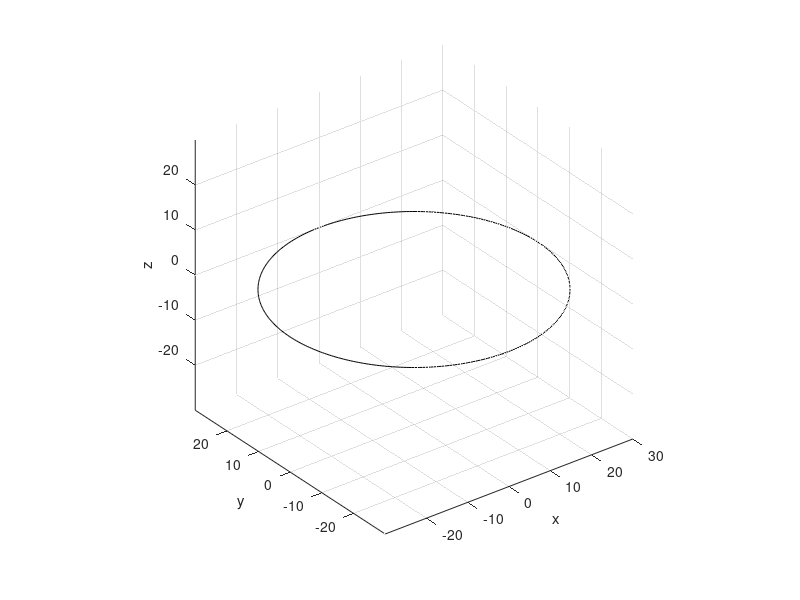

Write MATLAB code to recreate this figure. (Note: this script raises an error after producing the figure.)
%  Author:
%   Rui Li (raysworld@outlook.com)
%
%  LOG:
%   2014-04-11: Create the file.
%   2014-05-20: Fix some small bugs, which solves some display issues in
%               32-bit OS.
%   2014-07-16: Add some comments
%   2014-07-17: Add output: 'O_pe_H', which corresponds to the center point 
%               of the lower surface of the peg when the peg and hole are
%               touched each other.
%               Fixed a bug on edge_point determination.
%   2014-07-18: Distinguish radius of peg and radius of hole
%   2014-08-22: Improvements on edge-only detect
%

%% 
clear all
close all
clc
%% ����
% ��ײ���
R = 30;      % ��װ뾶
R_peg = 30.0;
R_hole = 30.2;
d_ecc = 1;  % ƫ�ľ�(��X_pe�᷽��)
h_ecc = 3;  % ƫ�ľ�(��Z_pe����)

% peg-e��hole����ϵ�Ĺ�ϵ����[Xpe Ype Zpe theta_xe theta_ye theta_ze]
theta_x_pe_H = pi/3;       % ���ƿ�(H)����ϵx��ת���ĽǶ�
theta_y_pe_H = 0;         % ���ƿ�(H)����ϵy��ת���ĽǶ�
theta_z_pe_H = 0;                % ���ƿ�(H)����ϵz��ת���ĽǶ�(���趨����Ϊ����Ҫ�ڸ��᷽����ת)
O_x_pe_H = -0.4667;                         % ��ĵ������ĵ��ڿ�����ϵx�᷽��ƫ��׵����ĵ�ľ���
O_y_pe_H = 0.125;                         % ��ĵ������ĵ��ڿ�����ϵy�᷽��ƫ��׵����ĵ�ľ���
O_z_pe_H = 3;                         % ��ĵ������ĵ��ڿ�����ϵz�᷽��ƫ��׵����ĵ�ľ���

% ����ȫ�������棬�������ݲ����޸�!!!!!!!!!!!!!!!!!!!!!!!!!!!!!!!!!!!!!!!!!!!!!!!
%--------------------------------------------------------------------------
%% ��־λ
flag = [];
flag.outrange = 0;          % ��͵��Ƿ���hole��Χ�ڣ�����Ϊ0��������Ϊ1
flag.inter = 0;             % ͶӰ���Բ���������ֵΪn����n������
flag.contact = 0;           % ����׵ĽӴ��������ֵΪn����n���Ӵ��㣬-1Ϊ����Ӵ�
% �����͵��z����ֵ
d_lowest = NaN;

%% ��׼Բ�����ڸ��ֱ任�ͻ�ͼ
t = linspace(0, 2*pi, 360);
% rr = R;
% xx = rr * cos(t);
% yy = rr * sin(t);
% zz = zeros(1,length(t));
% ww = ones(1,length(t));

rr_p = R_peg;
xx_p = rr_p * cos(t);
yy_p = rr_p * sin(t);
zz_p = zeros(1,length(t));
ww_p = ones(1,length(t));

rr_h = R_hole;
xx_h = rr_p * cos(t);
yy_h = rr_p * sin(t);
zz_h = zeros(1,length(t));
ww_h = ones(1,length(t));


%%
% hole����ϵ(������ϵ)------------------------------------------------------
frame_H = eye(4);
% ����hole
plot3(xx_h, yy_h, zz_h, 'k');
hold on
% �������ע
xlabel('x'); ylabel('y'); zlabel('z');

grid on
axis equal
axis auto

% peg-e����ϵ(ƫ�����²��̶�)-----------------------------------------------

axis_o_pe = [1 0 0]';
axis_n_pe = [0 1 0]';
axis_a_pe = [0 0 1]';
O_pe = [0 0 0]';
frame_pe = [axis_o_pe axis_n_pe axis_a_pe O_pe;0 0 0 1];
% peg-e����ϵ��hole����ϵ�µı�ʾ(�任)
T_pe_H = trans([O_x_pe_H O_y_pe_H O_z_pe_H])*rot([0 1 0], theta_y_pe_H)*rot([1 0 0], theta_x_pe_H);
frame_pe_H = T_pe_H * frame_pe;
% peg-e����ϵ�������ᡢԭ����hole����ϵ�µı�ʾ(�任���)
axis_o_pe_H = frame_pe_H(1:3,1);      % peg-e����ϵ��x��
axis_n_pe_H = frame_pe_H(1:3,2);      % peg-e����ϵ��y��
axis_a_pe_H = frame_pe_H(1:3,3);      % peg-e����ϵ��z��
O_pe_H = frame_pe_H(1:3,4);                 % peg-e����ϵ��ԭ��

%% ����peg-e����Բ
% peg-e�����Բ
points = T_pe_H * [xx_p;yy_p;zz_p;ww_p];
plot3(points(1,:),points(2,:),points(3,:),'b');
hold on
% peg-e�����Բ��ԭ��
plot3(O_pe_H(1),O_pe_H(2),O_pe_H(3),'r.');
% peg-e�����Բ��XOY(hole)ƽ���ϵ�ͶӰ
plot3(points(1,:),points(2,:),zz_p,'b');

%% ����͵�

% legacy code-----------------------------------------------------------------
% % ����ĵ���Բ��Z_h�����ϵ���͵�
% [~, j]=find(points == min(min(points(3,:))));

% 20140716-----------------------------------------------------------------
axis_a_pe_H_proj = [axis_a_pe_H(1:2); 0]; % z����XoYƽ���ͶӰ
costt = (axis_a_pe_H_proj' * axis_a_pe_H)/(norm(axis_a_pe_H_proj)*norm(axis_a_pe_H)); %z����XoYƽ��ļн�

vector_R = [0 0 0]'; % �����ĵ㵽��͵������
vector_R(3) =  -R_hole * costt; % z���������������
a_R = axis_a_pe_H_proj / norm(axis_a_pe_H_proj) * R_hole * sqrt(1-costt^2);
vector_R(1:2) = a_R(1:2); % x y������ͶӰ�������

lowest_point = O_pe_H + vector_R;

% ����ĵ���Բ��Z_h�����ϵ���͵�
plot3([lowest_point(1) lowest_point(1)],...
      [lowest_point(2) lowest_point(2)],...
      [lowest_point(3) 0], 'r');
hold on
plot3([lowest_point(1) lowest_point(1)],...
      [lowest_point(2) lowest_point(2)],...
      [lowest_point(3) 0], 'ro');
%% �ų���͵�ͶӰ����hole�ڵ����
if norm(lowest_point(1:2)) > R_hole
    disp('lowest point OUT of range!');
	d_lowest = NaN;
	flag.outrange = 1;
end

%%
% �����Բ��ͶӰԲ�Ľ���
% syms x y
% Px = sin(theta_x_pe_H)*tan(theta_x_pe_H) + cos(theta_x_pe_H);
% Py = sin(theta_y_pe_H)*tan(theta_y_pe_H) + cos(theta_y_pe_H);
% Q = tan(theta_x_pe_H)*tan(theta_y_pe_H);

% f1 = x^2 + y^2 - R^2;
% f2 = (x - O_x_pe_H)^2*Py^2 - 2*(x - O_x_pe_H)*(y - O_y_pe_H)*Q + (y - O_y_pe_H)^2*(Q^2+Px^2) - R^2;
% 
% S = solve(f1,f2,'Real',true);
% 
% A = (S.x == real(S.x));
% x = eval(S.x(A));
% B = (S.y == real(S.y));
% y = eval(S.y(B));

% 20140509-----------------------------------------------------------------
% f1 = x^2 + y^2 - R^2;
A1 = 1; B1 = 1; C1 = 0; D1 = 0; E1 = 0; F1 = -R_hole^2;
% f2 = (x - O_x_pe_H)^2*Py^2 - 2*(x - O_x_pe_H)*(y - O_y_pe_H)*Q + (y - O_y_pe_H)^2*(Q^2+Px^2) - R^2;
%A2 = Py^2;
%B2 = Px^2 + Q^2;
%C2 = - Q;
%D2 = Q*O_y_pe_H - Py^2*O_x_pe_H;
%E2 = Q*O_x_pe_H - (Q^2 + Px^2)*O_y_pe_H;
%F2 = Py^2*O_x_pe_H^2 + Px^2*O_y_pe_H^2 + Q^2*O_y_pe_H^2 - 2*Q*O_x_pe_H*O_y_pe_H - R^2;

% ֱ��ʹ�÷�������������Ϊ����Բ��ȡ�㣬Ȼ����ϵ���ķ���
sel_points = [1 73 145 217 289];
coe_xx = points(1,sel_points)';
coe_yy = points(2,sel_points)';

coe_C = [coe_xx.^2, coe_yy.^2, 2*coe_xx.*coe_yy, 2*coe_xx, 2*coe_yy];
sol_C = coe_C\ones(size(coe_xx)); % ͨ����Բ�ϵ��������A��B��C��D��E���ϵ����F=1

A2 = sol_C(1);
B2 = sol_C(2);
C2 = sol_C(3);
D2 = sol_C(4);
E2 = sol_C(5);
F2 = -1;
f1 = [A1 C1 D1; C1 B1 E1; D1 E1 F1];
f2 = [A2 C2 D2; C2 B2 E2; D2 E2 F2];
S = intersectConics(f1, f2);
% plot(S(1,:) ./ S(3,:) , S(2,:) ./ S(3,:), 'ro');
[m_s, ~] = size(S);
if m_s == 3
    x = S(1,:) ./ S(3,:);
    y = S(2,:) ./ S(3,:);
else
    x=[];
    y=[];
end

%% �жϽ������
% ͶӰԲ��hole�Ľ�����0����1����2����3����4��5���������Ӧ��
% �Ӵ��������¼��������
% 	1. �޽Ӵ���                        (0������)
% 	2. ��һ���Ӵ���                    
% 	2.1  ��ĵ���Բ�������             (1������/3������)
% 	2.2  ��ĵ���Բ��ײ�����           (2������)
%   2.3  ��Ĳ��������һ���Ӵ���       (2������)
% 	3. �������Ӵ���                    (2������/4������)
% 	4. �������Ӵ���                    (2������/4������)

solution_count = length(x);
% �Ƚ��ĸ�������������Ϊ��������
if solution_count == 4 % �Ƚ��ĸ���ĸ߶ȣ����¸߶ȵ͵�����
    disp('four intersection points!');
	flag.inter = 4;
    z = ((y - O_y_pe_H)*sin(theta_x_pe_H) - (x - O_x_pe_H)*cos(theta_x_pe_H)*sin(theta_y_pe_H))/(cos(theta_x_pe_H)*cos(theta_y_pe_H))+O_z_pe_H;
    
    [~, idx] = sort(z);
    z = z(idx(1:2));
    x = x(idx(1:2));
    y = y(idx(1:2));
end
if solution_count == 2 % �Ƚ��������Ƿ���ͬһ����(2014-07-18)
    z = ((y - O_y_pe_H)*sin(theta_x_pe_H) - (x - O_x_pe_H)*cos(theta_x_pe_H)*sin(theta_y_pe_H))/(cos(theta_x_pe_H)*cos(theta_y_pe_H))+O_z_pe_H;
    if norm([x(1)-x(2) y(1)-y(2) z(1)-z(2)]) < 10^-6
        x = x(1);
        y = y(1);
        z = z(1);
    end
end

solution_count = length(x);
% 0������
if solution_count == 0
    disp('NO intersection points!');
    flag.inter = 0;
elseif solution_count == 1
    disp('ONE intersection point!');
	flag.inter = 1;
    z = ((y - O_y_pe_H)*sin(theta_x_pe_H) - (x - O_x_pe_H)*cos(theta_x_pe_H)*sin(theta_y_pe_H))/(cos(theta_x_pe_H)*cos(theta_y_pe_H))+O_z_pe_H;
    
    h_down = z;
    d_lowest = lowest_point(3) - h_down;
    
% 20140718-----------------------------------------------------------------
    disp('ONE contact point!');
    flag.contact = 1;
% 20140718-END-------------------------------------------------------------
elseif solution_count == 3
    disp('THREE intersection points!');
	flag.inter = 3;
    z = ((y - O_y_pe_H)*sin(theta_x_pe_H) - (x - O_x_pe_H)*cos(theta_x_pe_H)*sin(theta_y_pe_H))/(cos(theta_x_pe_H)*cos(theta_y_pe_H))+O_z_pe_H;
    
    [~, idx] = sort(z);
    z = z(idx(1));
    x = x(idx(1));
    y = y(idx(1));
    
    h_down = z;
    d_lowest = lowest_point(3) - h_down;
elseif solution_count == 2
    if flag.inter ~= 4
        disp('TWO intersection points!');
        flag.inter = 2;
    end
    
    % ���㽻��λ�õ�holeƽ��ľ���
    z = ((y - O_y_pe_H)*sin(theta_x_pe_H) - (x - O_x_pe_H)*cos(theta_x_pe_H)*sin(theta_y_pe_H))/(cos(theta_x_pe_H)*cos(theta_y_pe_H))+O_z_pe_H;
    plot3([x(1) x(1)],[y(1) y(1)],[0 z(1)], 'g-');
    plot3([x(2) x(2)],[y(2) y(2)],[0 z(2)], 'g-');
    
    % ���潻�����굽�µı�����
    inter_x = x;
    inter_y = y;
    inter_z = z;
    
    if norm(z(1)-z(2)) < 10^-4 % ���Ӵ�������Ӵ���
        h_down = z(1);
        % �����ж��Ƿ���ڵ������Ӵ���
        % ����һ����ֱ��XoYƽ���ƽ��,��ƽ���Ope�����͵�
        % ƽ�淽��ΪAx+By=1
        if abs(O_pe_H(1)-lowest_point(1))<0.02
            coe_planar = [1,0,O_pe_H(1)];
        elseif abs(O_pe_H(2)-lowest_point(2))<0.02
            coe_planar = [0,1,O_pe_H(2)];
        else
            coe_planar = [O_pe_H(1) O_pe_H(2);lowest_point(1) lowest_point(2)]\[1;1];
            coe_planar(3) = 1;
        end
        
        cy = cos(theta_y_pe_H);
        sy = sin(theta_y_pe_H);
        cx = cos(theta_x_pe_H);
        sx = sin(theta_x_pe_H);
        syms x y
            f11  = (x - O_x_pe_H)*cy-(h_down-O_z_pe_H)*sy;
            f121 = (x - O_x_pe_H)*sx*sy;
            f122 = (y - O_y_pe_H)*cx;
            f123 = (h_down-O_z_pe_H)*sx*cy;
        f1 = f11^2 + (f121 + f122 + f123)^2 - R_peg^2;        
        f2 = coe_planar(1)*x + coe_planar(2)*y - coe_planar(3)*1;
        
        S = solve(f2, f1, 'Real', true);
        
        if isempty(S)
            disp('Equation solve failed!');
            d_lowest = NaN;
            return;
        end
        
        A = (S.x == real(S.x));
        x = eval(S.x(A));
        B = (S.y == real(S.y));
        y = eval(S.y(B));
        
%         plot3(x(1), y(1), h_down, 'go');
%         plot3(x(2), y(2), h_down, 'go');
        
        % �ж��ĸ��������ϵĵ�(Ope����͵㡢���ϵ��������߳�ֱ��)
        v1 = O_pe_H - lowest_point;
        v2 = [x(1);y(1);h_down] - lowest_point;
        if abs(v1.' * v2) < 10^-6
            edge_point = [x(1) y(1) h_down].';
        else
            edge_point = [x(2) y(2) h_down].';
        end
        plot3(edge_point(1), edge_point(2), edge_point(3), 'mo');hold on
        plot3([edge_point(1) lowest_point(1)],...
              [edge_point(2) lowest_point(2)],...
              [edge_point(3) lowest_point(3)], 'm');
        
        % �ж�����һ���ͶӰ��hole��λ�ù�ϵ
        if abs(edge_point(1)^2 + edge_point(2)^2 - R_hole^2) <= 10^-4 % ����hole�ϣ�����Ӵ�
            disp('three-point contact!');
            flag.contact = 3;
            d_lowest = lowest_point(3) - h_down;
        elseif edge_point(1)^2 + edge_point(2)^2 - R_hole^2 < 0 % ����hole�ڣ�����Ӵ�
            disp('two-point contact!');
            flag.contact = 2;
            d_lowest = lowest_point(3) - h_down;
        elseif edge_point(1)^2 + edge_point(2)^2 - R_hole^2 > 0 % ����hole�⣬�����Ӵ�
            disp('edge-only contact!');
            flag.contact = -1;
            
            d1 = norm(lowest_point(1:2) - edge_point(1:2));
            mid_point = [sum(inter_x)/2  sum(inter_y)/2  sum(inter_z)/2].';
            
            d2_cos = ([0;0] - mid_point(1:2))' * (edge_point(1:2) - mid_point(1:2));
%             d2_temp = norm(mid_point(1:2) - edge_point(1:2)) - norm(mid_point(1:2)) - R_hole;
            if d2_cos >= 0 % mid_point��O_hole��edge_point_proj��ͬ��
                d2 = norm(mid_point(1:2) - edge_point(1:2)) - norm(mid_point(1:2)) - R_hole;
            else % mid_point��O_hole��edge_point_proj���м�
                d2 = norm(mid_point(1:2) - edge_point(1:2)) + norm(mid_point(1:2)) - R_hole;
            end
                        
            d3 = abs(h_down - lowest_point(3));
            d4 = d2*d3/d1;
            
            d_lowest = lowest_point(3) - (h_down - d4);
        end
    else % ����߶����ϴ�˵��ֻ��һ���Ӵ��㣬�˴����ж�һ���ǲ��ǲ���Ӵ�(2014-08-22)        
        px = points(1,:);
        py = points(2,:);
        pz = points(3,:);

        ca = axis_o_pe' * axis_a_pe_H / norm(axis_a_pe_H);
        cb = axis_n_pe' * axis_a_pe_H / norm(axis_a_pe_H);
        cc = axis_a_pe' * axis_a_pe_H / norm(axis_a_pe_H);
        cs = ca^2 + cb^2;

        cdelta = (px*ca + py*cb).^2 - cs*(px.^2 + py.^2 - R^2);

        idx = cdelta>=0;
        
        px = px(idx);
        py = py(idx);
        pz = pz(idx);
        cdelta = cdelta(idx);

        t1 = (-(px*ca+py*cb) + sqrt(cdelta)) / cs;

        ppx = px + t1 * ca;
        ppy = py + t1 * cb;
        ppz = pz + t1 * cc;

        plot3(ppx, ppy, ppz,'r.');
       
        [~, idx] = min(ppz);
        plot3(ppx(idx), ppy(idx), ppz(idx), 'ko');

        if abs(O_pe_H(1)-lowest_point(1))<10^-6%0.02  % ƽ��ӽ���X���y���غ�ʱ�����̲�̬���������棬��ֱ�Ӽ���
            coe_planar = [1,0,O_pe_H(1)];
        elseif abs(O_pe_H(2)-lowest_point(2))<10^-6%0.02
            coe_planar = [0,1,O_pe_H(2)];
        else
            coe_planar = [O_pe_H(1) O_pe_H(2);lowest_point(1) lowest_point(2)]\[1;1];
            coe_planar(3) = 1;
        end
        
        cd = abs(coe_planar(1)*ppx + coe_planar(2)*ppy - coe_planar(3)*1) < 10^-4;
        [~, idx] = min(ppz(cd));
        
        if isempty(idx) || min(z) < ppz(idx) % һ��Ӵ�            
            disp('one-point contact!');
            flag.contact = 1;

            h_down = min(z);
        else
           disp('edge-only contact!');
            flag.contact = -1;
            
            h_down = ppz(idx);            
        end
        d_lowest = lowest_point(3) - h_down;
    end
end

%% �쳣����
if d_lowest > 5 || d_lowest < -5
    d_lowest = NaN;
    fprintf(2,'Unexpected result!\n');
end

%% ��͵���ֵ
title(['d_{lowest} = ' num2str(d_lowest)]);
disp(flag);





